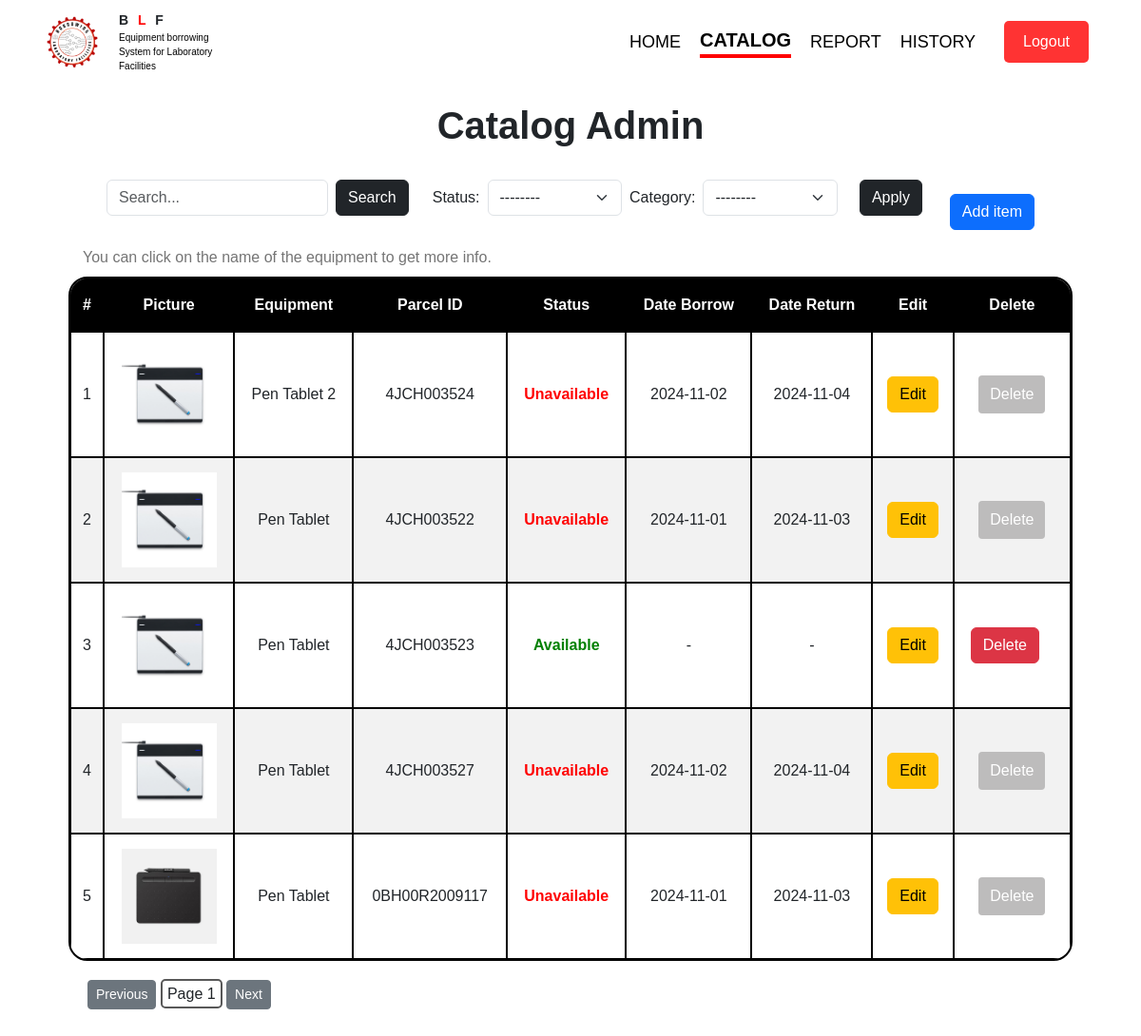
/catalog_admin/ (signed in), run on the app's committed database.
### myapp/models.py (models this page shows, shortened)
class Equipment(models.Model):
    equipment_id = models.AutoField(primary_key=True)
    image = models.ImageField(upload_to='media/', default='media/images/default.jpg')
    name = models.CharField(max_length=100)
    parcel_id = models.CharField(max_length=20)
    brand = models.CharField(max_length=100)
    status = models.BooleanField(default=False)
    date_borrow = models.DateField(null=True, blank=True, help_text="Date when the item was borrowed")
    date_return = models.DateField(null=True, blank=True, help_text="Date when the item is returned")
    borrower = models.ForeignKey(Student, on_delete=models.CASCADE, null=True, blank=True)
    describtion = models.CharField(max_length=360, default="No infomation found.")
    categories = models.CharField(max_length=360, default='default')
    STATUS_CHOICES = [
        ("available", "Available"),
        ("borrowed", "Borrowed"),
    ]
    class Meta:
        constraints = [
            models.UniqueConstraint(fields=['parcel_id'], name='unique_parcel_id')
        ]

### myapp/views.py (the view, shortened to what this page needs)
# urls.py: path("catalog_admin/", views.catalog_admin, name="catalog_admin"),
@login_required
def catalog_admin(request):
    devices = Equipment.objects.all()
    categories = Equipment.objects.values_list('categories', flat=True).distinct()
    selected_status = request.POST.get('filter')
    selected_category = request.POST.get('categories')
    query = request.GET.get("q")
    if query:
        devices = devices.filter(
            Q(name__icontains=query)
            | Q(brand__icontains=query)
            | Q(parcel_id__icontains=query)
        )
    if selected_category:
        devices = devices.filter(categories=selected_category)
    return render(request, "admin1/catalog admin.html", {
        "devices": devices,
        "selected_status": selected_status,
        "selected_category": selected_category,
        "categories": categories,
        })

### myapp/models.py (called while the page is built)
    @property
    def is_authenticated(self):
        return True

### myapp/templates/admin1/catalog admin.html (shortened to what this page needs)
{% extends 'admin1/base.html' %}
{% load static %}
{% block content %}
    <div class="container">
        <h1>Catalog Admin</h1>
        <section>
            <div>
                <form action="" method="get">
                    <input class="form-control" type="text" placeholder="Search..." name="q" value="{{ request.GET.q|default_if_none:'' }}"
                        onkeydown="if(event.key === 'Enter'){ this.form.submit(); }">
                    <button type="submit" class="btn btn-dark">Search</button>
                </form>
                <form method="post" action="{% url 'catalog_admin' %}">
                    <label for="status_filter">Status:</label>
                    <select name="filter" class="form-select" id="status_filter">
                        <option value="">--------</option>
                    </select>
                    <label for="category_filter">Category:</label>
                    <select name="categories" class="form-select" id="category_filter" style="margin-right: 15px;">
                        <option value="">--------</option>
                    </select>
                    <button type="submit" class="btn btn-dark">Apply</button>
                </form>
            </div>
            <div style="align-self: self-end;">
                <a class="btn btn-primary" href="{% url 'add_item' %}">Add item</a>
            </div>
        </section>
        <div style="padding: 0px 15px;">
            <span style="color: #757575;">You can click on the name of the equipment to get more info.</span>
        </div>
        <table id="myTable">
            <thead>
                <tr>
                    <th>#</th>
                    <th>Picture</th>
                    <th>Equipment</th>
                    <th>Parcel ID</th>
                    <th>Status</th>
                    <th>Date Borrow</th>
                    <th>Date Return</th>
                    <th>Edit</th>
                    <th>Delete</th>
                </tr>
            </thead>
            <tbody>
                {% for device in devices %}
                <tr>
                    <td>{{ forloop.counter }}</td>
                    <td><img src="{{ device.image.url }}" alt="Device image"></td>
                    <td>
                        <span onclick="openModal('equipmentModal_{{ device.equipment_id }}')" style="cursor: pointer;">{{ device.name }}</span>
                    </td>
                    <td>{{ device.parcel_id }}</td>
                    <td>
                        {% if device.status %}
                        <span class="status unavailable">Unavailable</span>
                        {% else %}
                        <span class="status available">Available</span>
                        {% endif %}
                    </td>
                    <td>
                        {% if device.status %}
                            {{ device.date_borrow|date:"Y-m-d" }}
                        {% else %}
                            -
                        {% endif %}
                    </td>
                    <td>
                        {% if device.status %}
                            {{ device.date_return|date:"Y-m-d" }}
                        {% else %}
                            -
                        {% endif %}
                    </td>
                    <td>
                        <a class="btn btn-warning" href="{% url 'edit_admin' device.equipment_id %}">Edit</a>
                    </td>
                    <td>
                        {% if device.status %}
                            <button id="disabled-button" type="submit" disabled>Delete</button>
                        {% else %}
                            <form action="{% url 'delete_item' device.equipment_id %}" onsubmit="return confirmAction(event)">
                                <button class="btn btn-danger" type="submit" name="action" value="delete">Delete</button>
                            </form>
                        {% endif %}
                    </td>
                </tr>
                {% empty %}
                <tr>
                    <td colspan="10" style="text-align: center;">No Data</td>
                </tr>
                {% endfor %}
            </tbody>
        </table>
        <div style="margin: 20px 20px; margin-bottom: 60px;">
            <button onclick="previousPage()" class="btn btn-secondary btn-sm">Previous</button>
            <span style="border: 2px solid #585858; padding: 5px; border-radius: 5px;">Page <span id="page-number">1</span></span>
            <button onclick="nextPage()" class="btn btn-secondary btn-sm">Next</button>
        </div>
    </div>
{% endblock %}

### myapp/static/base_user.css (style rules this page uses)
body { font-family: Arial, sans-serif; margin: 0; padding: 0; background-color: #ffffff; flex-wrap: wrap; }
h1 { text-align: center; }
.container { width: 90%; margin: 10px auto; }

### myapp/templates/admin1/catalog admin.html (style rules this page uses)
h1 { text-align: center; font-weight: bold; }
.container { width: 90%; margin: 20px auto; }
section { display: flex; align-items: center; justify-content: space-between; padding: 10px 40px; background-color: #ffffff; height: 11vh; margin-bottom: 7px; }
section div { display: flex; align-items: center; gap: 10px; }
#disabled-button { padding: 8px 12px; background-color: #bdbcbc; color: white; border: none; border-radius: 4px; cursor: pointer; text-decoration: none; }
table { border-collapse: separate; border-spacing: 0; width: 100%; border-radius: 20px; overflow: hidden; background-color: white; border: 2px solid #000; margin-top: 8px; margin-bottom: 15px; }
thead { background-color: #000; color: white; }
th, td { padding: 15px 10px; text-align: center; border: 1px solid #000; }
tr:nth-child(even) { background-color: #f2f2f2; }
img { width: auto; height: 100px; }
.status.available { color: green; font-weight: bold; }
.status.unavailable { color: red; font-weight: bold; }
form { display: flex; flex-direction: row; justify-content: center; align-items: center; margin-right: 15px; gap: 8px; }

### data on the page
Equipment: image (picture), name "Pen Tablet 2", parcel_id "4JCH003524", status "Unavailable", date_borrow "2024-11-02", date_return "2024-11-04"
Equipment: image (picture), name "Pen Tablet", parcel_id "4JCH003522", status "Unavailable", date_borrow "2024-11-01", date_return "2024-11-03"
Equipment: image (picture), name "Pen Tablet", parcel_id "4JCH003523", status "Available"
Equipment: image (picture), name "Pen Tablet", parcel_id "4JCH003527", status "Unavailable", date_borrow "2024-11-02", date_return "2024-11-04"
Equipment: image (picture), name "Pen Tablet", parcel_id "0BH00R2009117", status "Unavailable", date_borrow "2024-11-01", date_return "2024-11-03"
